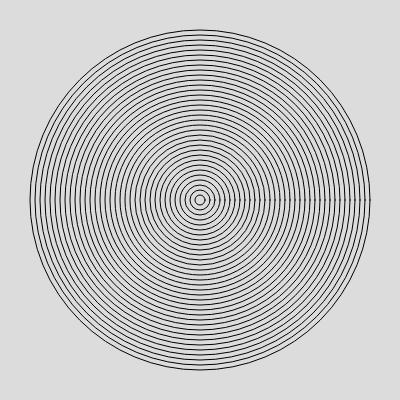
Frame 1 (no input)
Frame 60 (no input): identical to frame 1, image omitted
Frame 120 (the mouse pressed at the canvas centre since frame 60): identical to frame 1, image omitted

The p5.js sketch that drew this single still picture (run headless with seeded random() and noise() and a simulated clock; from frame 60 on, the mouse is pressed at the canvas centre):

// p5.js sketch
// ── sketch.js
function setup() {
  createCanvas(400, 400);
}

function draw() {
  background(220);
  noFill() //takes away the fill on the ircles so you can see them all
  for(c=0; c <350;c+=10) { //draws c (size of circle) increasing in increments of 10
    ellipse(200,200,c,c);
  }
}
